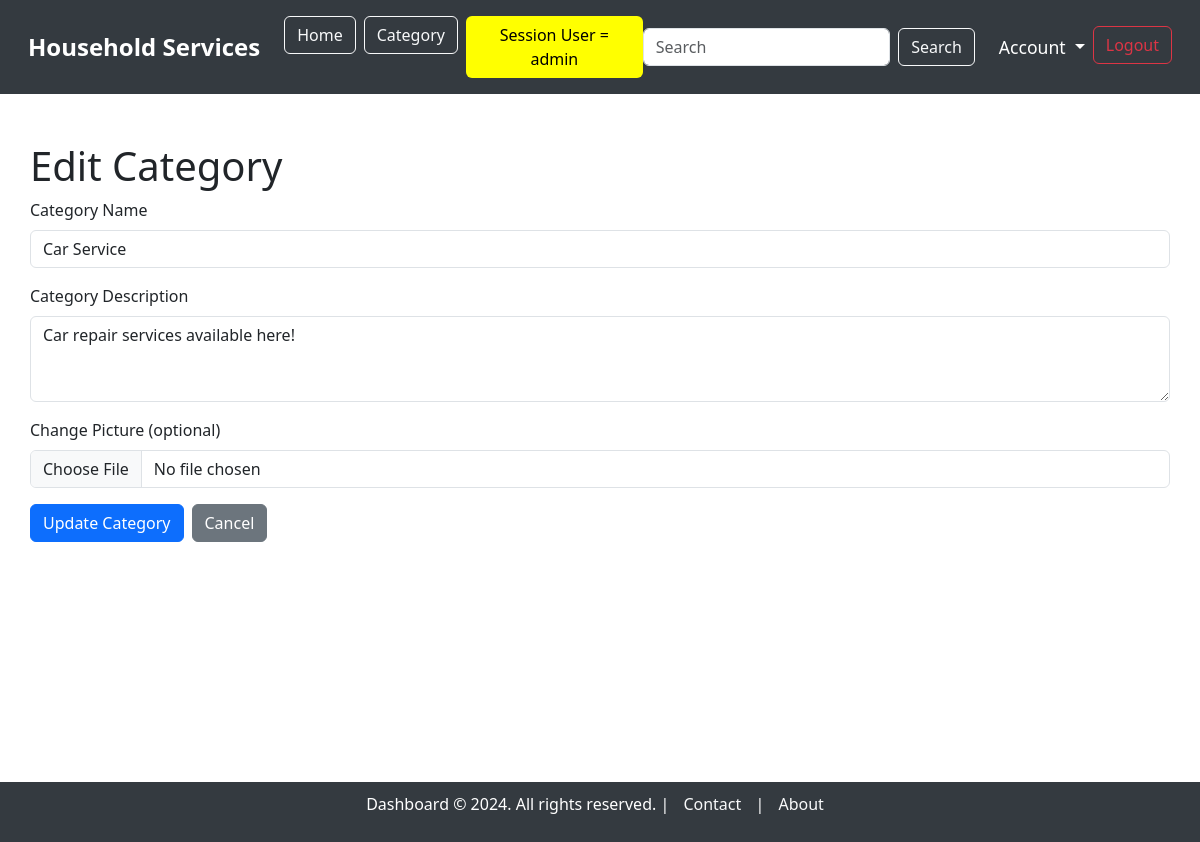
The app's page /edit_category/3 (signed in), older data.
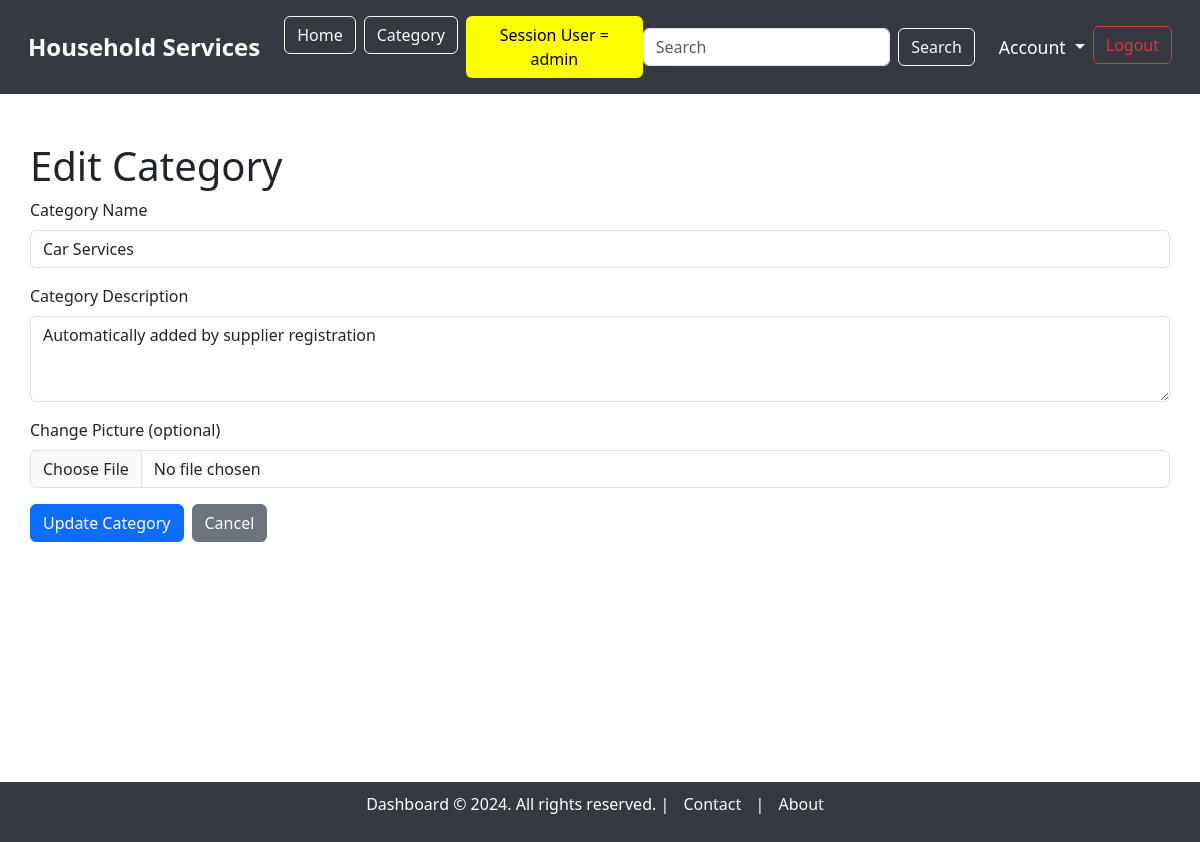
The same page, newer data.
### model.py (models this page shows, shortened)
class Category(db.Model):
    __tablename__ = "category"
    category_id = db.Column(db.Integer, autoincrement=True, primary_key=True)
    category_name = db.Column(db.String, unique=True, nullable=False)
    category_description = db.Column(db.String, nullable=False)
    picture = db.Column(db.String)  # Path to the uploaded picture

### main.py (the view, shortened to what this page needs)
@app.route('/edit_category/<int:category_id>', methods=['GET', 'POST'])
def edit_category(category_id):
    existing_category = Category.query.get(category_id)
    if not existing_category:
        flash("The requested category does not exist.", "warning")
        return redirect(url_for('category_dashboard'))
    if 'user_id' not in session or session.get('role') not in ['admin', 'supplier']:
        flash('You must be logged in as an admin or supplier to edit a category.', 'danger')
        return redirect(url_for('login'))
    if session.get('role') == 'supplier':
        supplier = User.query.filter_by(user_id=session.get('user_id')).first()
        if supplier and existing_category.category_name != supplier.service_name:
            flash("You can only edit your own service category.", "danger")
            return redirect(url_for('category_dashboard'))
    return render_template('category/edit_category.html', category=existing_category)

### templates/category/edit_category.html (shortened to what this page needs)
{% extends 'base_dashboard.html' %}
{% block content %}
<div class="container mt-5">
    <h1>Edit Category</h1>
    <form action="{{ url_for('edit_category', category_id=category.category_id) }}" method="POST" enctype="multipart/form-data">
        <div class="mb-3">
            <label for="category_name" class="form-label">Category Name</label>
            <input type="text" class="form-control" id="category_name" name="category_name" value="{{ category.category_name }}"
            {% if session.get('role') == 'supplier' %} readonly {% endif %} required>
        </div>
        <div class="mb-3">
            <label for="category_description" class="form-label">Category Description</label>
            <textarea class="form-control" id="category_description" name="category_description" rows="3" required>{{ category.category_description }}</textarea>
        </div>
        <div class="mb-3">
            <label for="picture" class="form-label">Change Picture (optional)</label>
            <input type="file" class="form-control" id="picture" name="picture" accept="image/*">
        </div>
        <div class="mb-3 d-flex gap-2">
            <button type="submit" class="btn btn-primary">Update Category</button>
            <a href="{{ url_for('category_dashboard') }}" class="btn btn-secondary">Cancel</a>
        </div>
    </form>
</div>
{% endblock %}

Row changes from the older to the newer data that the page shows:
changed Category: category_name "Car Service" → "Car Services"; category_description "Car repair services available here!" → "Automatically added by supplier registration"
